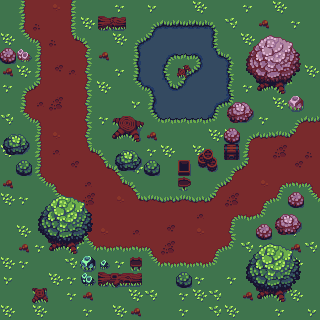

Rendered tile map (Tiled .tmx) drawn with the repository's tilesets; below, a short description and the full map source, tile grids included:
An orthogonal 20x20 tile map with 16x16 px tiles, 2 tile layers (ground, fg).

<map version="1.2" tiledversion="1.3.2" orientation="orthogonal" renderorder="right-down" compressionlevel="-1" width="20" height="20" tilewidth="16" tileheight="16" infinite="0" nextlayerid="3" nextobjectid="1">
 <tileset firstgid="1" source="top_down_tileset.tsx" />
 <layer id="1" name="ground" width="20" height="20">
  <data encoding="csv">
175,49,101,77,30,175,175,7,175,31,175,175,55,175,175,7,175,55,175,175,
175,49,29,101,30,55,175,175,175,145,146,146,146,150,103,175,127,175,7,175,
55,121,27,29,50,6,175,55,145,195,197,197,197,174,175,55,175,175,175,175,
175,175,49,101,101,54,127,175,169,197,170,268,171,194,150,175,175,175,175,175,
127,55,49,53,28,54,175,7,169,197,198,145,195,197,198,175,175,175,175,55,
7,1,51,101,101,54,55,175,265,171,194,195,197,197,198,7,175,175,175,175,
175,25,28,76,101,54,175,175,31,193,197,197,197,170,270,175,175,55,175,175,
103,121,27,101,101,54,7,175,175,265,268,268,268,270,175,175,7,175,1,2,
175,175,49,77,101,54,175,175,175,127,175,175,175,55,55,1,2,4,51,101,
55,175,49,28,101,50,6,175,175,7,55,175,55,175,175,49,101,76,101,29,
175,175,49,101,53,101,50,6,55,175,175,175,175,175,1,51,101,101,53,101,
127,175,121,27,101,28,101,50,6,175,175,175,175,1,51,101,77,26,122,27,
55,7,175,121,27,76,101,77,50,4,3,4,3,51,76,101,26,126,175,121,
175,175,175,175,25,101,101,101,101,101,101,101,28,101,26,123,126,175,175,175,
175,55,175,175,121,27,77,101,28,101,53,101,77,101,54,175,175,175,7,175,
175,127,7,175,55,121,122,122,122,27,76,101,101,26,126,103,7,175,127,103,
55,7,175,175,103,175,175,7,175,121,122,122,122,126,175,175,175,175,55,175,
31,175,175,55,7,175,175,175,175,175,175,175,7,175,7,175,175,175,175,175,
175,175,175,175,7,127,175,175,55,103,175,7,55,103,175,127,175,175,55,175,
55,175,55,175,175,7,175,55,127,175,175,7,175,103,55,175,175,7,175,31
</data>
 </layer>
 <layer id="2" name="fg" width="20" height="20">
  <data encoding="csv">
0,0,0,0,0,0,0,0,0,0,0,0,0,0,0,0,0,0,0,0,
0,0,0,0,0,0,254,255,0,0,0,0,0,0,0,0,0,0,0,0,
0,0,0,0,0,0,0,0,0,0,0,0,0,0,0,164,165,166,167,0,
283,192,0,0,0,0,0,0,0,0,0,0,0,0,0,188,189,190,191,0,
0,0,0,0,0,0,0,0,0,0,0,207,0,0,0,212,213,214,215,0,
0,0,0,0,0,0,0,0,0,0,0,0,0,0,0,236,237,238,239,0,
0,0,0,0,0,0,0,0,0,0,0,0,0,0,262,263,0,0,168,0,
0,0,0,0,0,0,0,158,159,0,0,0,0,0,286,287,0,0,0,0,
260,261,0,0,0,0,0,182,183,0,0,0,0,0,283,0,0,0,0,0,
284,285,0,0,0,0,0,260,261,0,0,0,93,94,141,0,0,0,0,0,
0,282,0,0,0,0,0,284,285,282,0,92,117,118,0,0,0,0,0,0,
0,0,0,0,0,0,0,0,0,0,0,280,0,0,0,0,0,0,0,0,
0,0,160,161,162,163,0,0,0,0,0,0,0,0,0,0,0,0,283,0,
0,0,184,185,186,187,0,0,0,0,0,0,0,0,0,0,0,262,263,0,
0,0,208,209,210,211,0,0,0,0,0,0,0,0,0,0,283,286,287,0,
0,0,0,233,234,235,0,0,0,0,0,0,0,0,0,160,161,162,163,0,
0,0,0,0,0,240,288,0,279,0,0,0,0,0,0,184,185,186,187,0,
0,0,0,0,0,264,230,231,232,0,0,282,0,0,0,208,209,210,211,0,
0,0,206,0,0,0,0,0,0,0,0,0,0,0,0,0,233,234,235,0,
0,0,0,0,0,0,0,0,0,0,0,0,0,0,0,0,0,0,0,0
</data>
 </layer>
</map>
